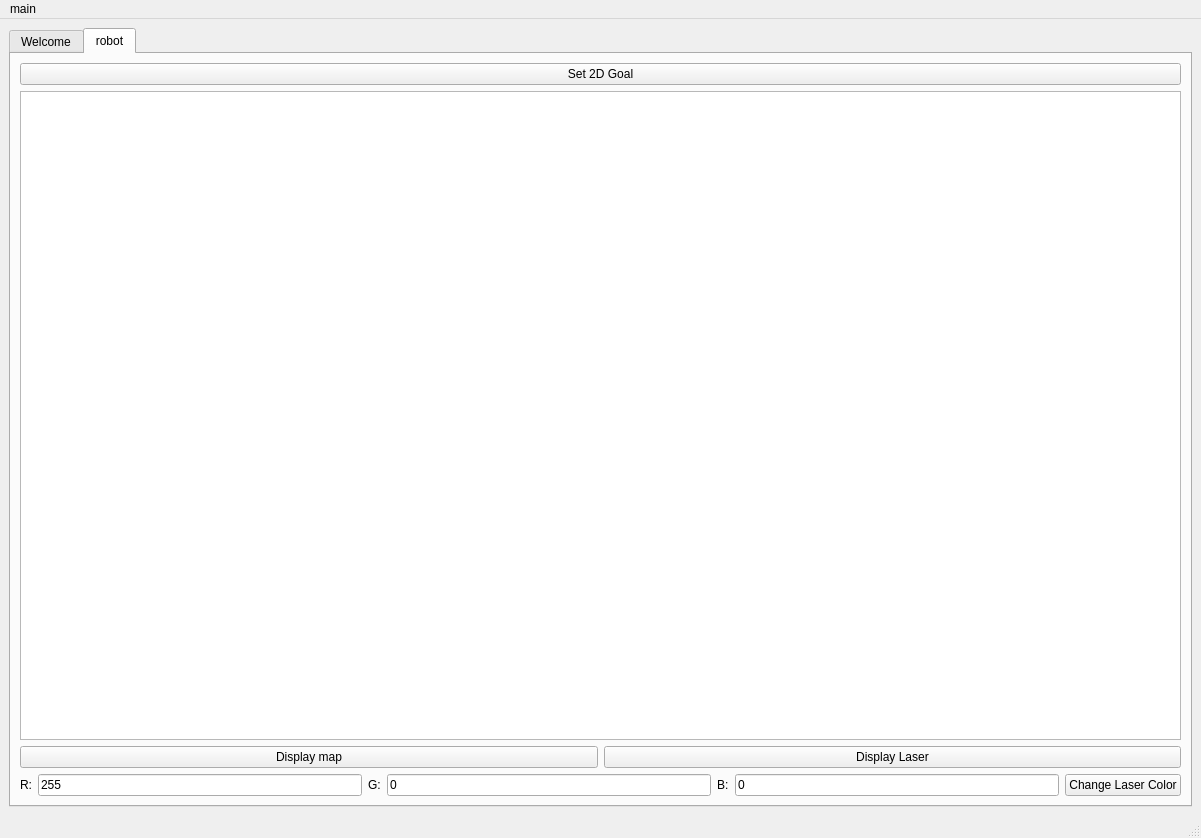
<?xml version="1.0" encoding="UTF-8"?>
<ui version="4.0">
 <class>MainWindow</class>
 <widget class="QMainWindow" name="MainWindow">
  <property name="geometry">
   <rect>
    <x>0</x>
    <y>0</y>
    <width>1201</width>
    <height>838</height>
   </rect>
  </property>
  <property name="windowTitle">
   <string>MainWindow</string>
  </property>
  <widget class="QWidget" name="centralwidget">
   <layout class="QVBoxLayout" name="verticalLayout_2">
    <item>
     <widget class="QTabWidget" name="tabWidget">
      <property name="currentIndex">
       <number>1</number>
      </property>
      <widget class="QWidget" name="widget">
       <attribute name="title">
        <string>Welcome</string>
       </attribute>
       <widget class="QPushButton" name="pushButton">
        <property name="geometry">
         <rect>
          <x>30</x>
          <y>430</y>
          <width>89</width>
          <height>25</height>
         </rect>
        </property>
        <property name="text">
         <string>Start</string>
        </property>
       </widget>
       <widget class="QLabel" name="label_3">
        <property name="geometry">
         <rect>
          <x>10</x>
          <y>-10</y>
          <width>300</width>
          <height>300</height>
         </rect>
        </property>
        <property name="minimumSize">
         <size>
          <width>300</width>
          <height>300</height>
         </size>
        </property>
        <property name="maximumSize">
         <size>
          <width>300</width>
          <height>300</height>
         </size>
        </property>
        <property name="text">
         <string/>
        </property>
       </widget>
       <widget class="QLabel" name="label_2">
        <property name="geometry">
         <rect>
          <x>30</x>
          <y>380</y>
          <width>191</width>
          <height>17</height>
         </rect>
        </property>
        <property name="text">
         <string>I am not recv</string>
        </property>
       </widget>
       <widget class="QLabel" name="label">
        <property name="geometry">
         <rect>
          <x>30</x>
          <y>330</y>
          <width>261</width>
          <height>41</height>
         </rect>
        </property>
        <property name="text">
         <string>Hello World</string>
        </property>
       </widget>
      </widget>
      <widget class="QWidget" name="tab_2">
       <attribute name="title">
        <string>robot</string>
       </attribute>
       <layout class="QVBoxLayout" name="verticalLayout_3">
        <item>
         <layout class="QHBoxLayout" name="horizontalLayout_2">
          <item>
           <widget class="QPushButton" name="pushButton_6">
            <property name="text">
             <string>Set 2D Goal</string>
            </property>
           </widget>
          </item>
         </layout>
        </item>
        <item>
         <layout class="QVBoxLayout" name="verticalLayout">
          <item>
           <widget class="QGraphicsView" name="graphicsView"/>
          </item>
          <item>
           <layout class="QHBoxLayout" name="horizontalLayout">
            <item>
             <widget class="QPushButton" name="pushButton_2">
              <property name="text">
               <string>Display map</string>
              </property>
             </widget>
            </item>
            <item>
             <widget class="QPushButton" name="pushButton_3">
              <property name="text">
               <string>Display Laser</string>
              </property>
             </widget>
            </item>
           </layout>
          </item>
         </layout>
        </item>
        <item>
         <layout class="QHBoxLayout" name="horizontalLayout_3">
          <item>
           <widget class="QLabel" name="label_4">
            <property name="text">
             <string>R:</string>
            </property>
           </widget>
          </item>
          <item>
           <widget class="QLineEdit" name="lineEdit">
            <property name="text">
             <string>255</string>
            </property>
           </widget>
          </item>
          <item>
           <widget class="QLabel" name="label_5">
            <property name="text">
             <string>G:</string>
            </property>
           </widget>
          </item>
          <item>
           <widget class="QLineEdit" name="lineEdit_2">
            <property name="text">
             <string>0</string>
            </property>
           </widget>
          </item>
          <item>
           <widget class="QLabel" name="label_6">
            <property name="text">
             <string>B:</string>
            </property>
           </widget>
          </item>
          <item>
           <widget class="QLineEdit" name="lineEdit_3">
            <property name="text">
             <string>0</string>
            </property>
           </widget>
          </item>
          <item>
           <widget class="QPushButton" name="pushButton_7">
            <property name="text">
             <string>Change Laser Color</string>
            </property>
           </widget>
          </item>
         </layout>
        </item>
       </layout>
      </widget>
     </widget>
    </item>
   </layout>
  </widget>
  <widget class="QMenuBar" name="menubar">
   <property name="geometry">
    <rect>
     <x>0</x>
     <y>0</y>
     <width>1201</width>
     <height>48</height>
    </rect>
   </property>
   <widget class="QMenu" name="menumain">
    <property name="title">
     <string>main</string>
    </property>
   </widget>
   <addaction name="menumain"/>
  </widget>
  <widget class="QStatusBar" name="statusbar"/>
 </widget>
 <resources/>
 <connections/>
</ui>
